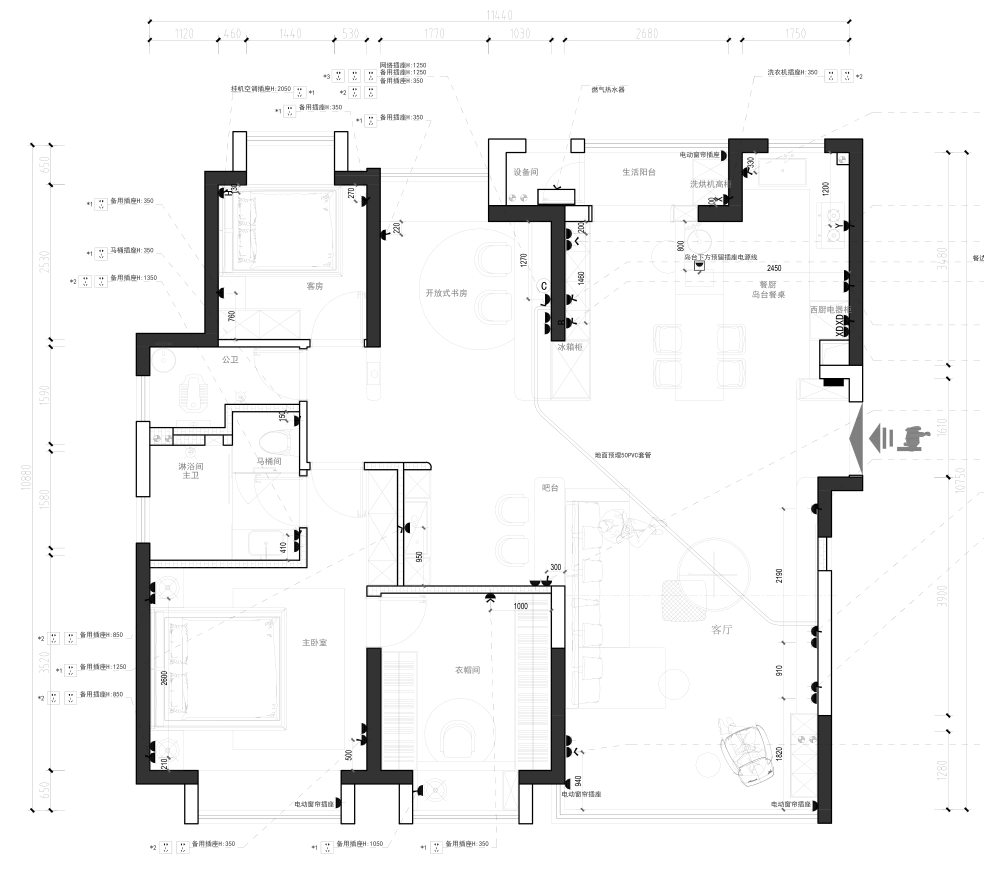
#> input picture 开关图.png, 1967 x 1759 px (shown at 1/2 size)
$ python -i count_lights_from_plan.py   (imports and definitions only)
#> lines starting #> are read from the running program, lines starting #| are printed output that depends on the picture; after the words box and inside, x2 and y2 are one past the last pixel; in counts of white or black regions, pixels touching at a corner belong together
import argparse
import base64
import csv
import datetime as _dt
import math
import uuid
from dataclasses import dataclass
from pathlib import Path

import cv2
import numpy as np


@dataclass
class Rect:
    x: int
    y: int
    w: int
    h: int

    def clip(self, width: int, height: int) -> "Rect":
        x = max(0, min(self.x, width - 1))
        y = max(0, min(self.y, height - 1))
        w = max(1, min(self.w, width - x))
        h = max(1, min(self.h, height - y))
        return Rect(x, y, w, h)


# [15 lines left out: functions imread_unicode, imwrite_unicode, not called in this run]


def to_gray(img: np.ndarray) -> np.ndarray:
    return cv2.cvtColor(img, cv2.COLOR_BGR2GRAY)


def auto_find_legend_rect(img: np.ndarray) -> Rect:
    """Heuristically find the legend table rectangle (bottom-left)"""
    h, w = img.shape[:2]

    # Focus on bottom-left area to avoid title blocks.
    roi = Rect(0, int(h * 0.62), int(w * 0.36), int(h * 0.38)).clip(w, h)
    crop = img[roi.y : roi.y + roi.h, roi.x : roi.x + roi.w]
    gray = to_gray(crop)

    # Binarize and find rectangular contours.
    _, bw = cv2.threshold(gray, 230, 255, cv2.THRESH_BINARY_INV)
    bw = cv2.morphologyEx(bw, cv2.MORPH_CLOSE, cv2.getStructuringElement(cv2.MORPH_RECT, (5, 5)), iterations=1)

    contours, _ = cv2.findContours(bw, cv2.RETR_EXTERNAL, cv2.CHAIN_APPROX_SIMPLE)

    best = None
    best_score = -1.0

    for cnt in contours:
        x, y, cw, ch = cv2.boundingRect(cnt)
        area = cw * ch
        if area < 8_000:
            continue
        aspect = cw / max(ch, 1)
        if aspect < 0.8 or aspect > 2.5:
            continue

        # Prefer larger rectangles near the very bottom-left.
        cx = x + cw / 2
        cy = y + ch / 2
        score = area * (1.0 + (1.0 - cx / roi.w)) * (1.0 + (cy / roi.h))

        if score > best_score:
            best_score = score
            best = Rect(roi.x + x, roi.y + y, cw, ch)

    if best is None:
        # Fallback: a fixed guess.
        return Rect(int(w * 0.03), int(h * 0.74), int(w * 0.28), int(h * 0.22)).clip(w, h)

    return best.clip(w, h)


# [329 lines left out: functions detect_legend_icons, extract_template, nms_points, match_template_all, build_drawio_markers, main, not called in this run]


# [2 lines not run here, left out]

>>> import cv2
>>> picture = cv2.imread('../开关图.png')
#> picture is the input picture: shape (1759, 1967, 3); min 0, max 255, mean 243.4
>>> result = auto_find_legend_rect(picture)
#> in auto_find_legend_rect, `crop = img[roi.y : roi.y + roi.h, roi.x : roi.x + roi.w]`:
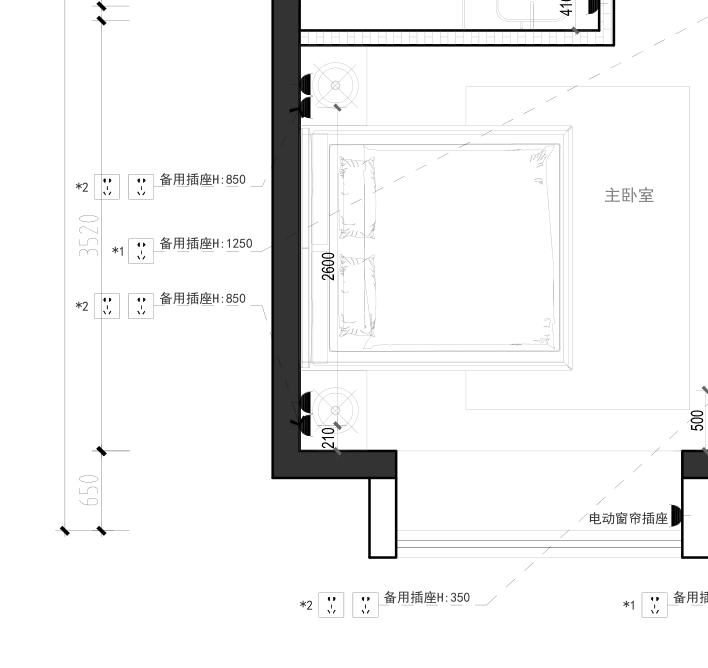
#> crop: shape (668, 708, 3); min 0, max 255, mean 242.6
#> in auto_find_legend_rect, `_, bw = cv2.threshold(gray, 230, 255, cv2.THRESH_BINARY_INV)`:
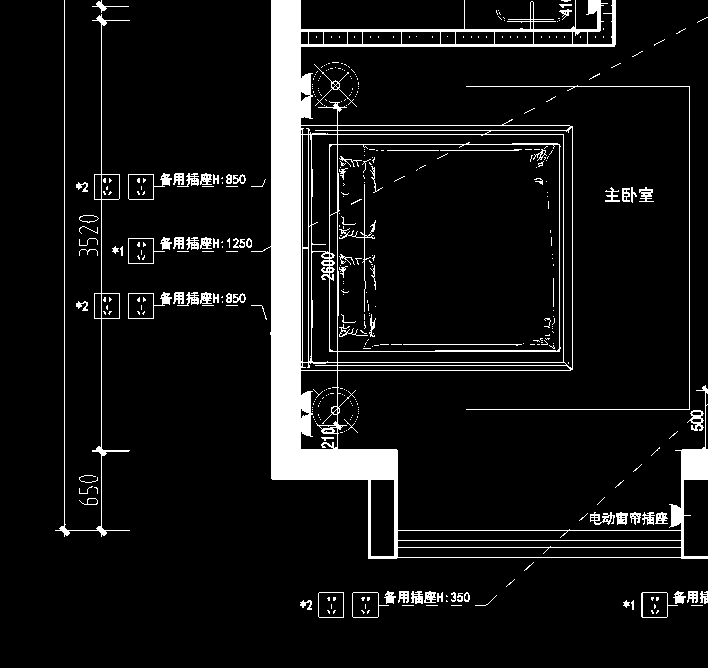
#> bw: shape (668, 708); 8.3% white; 396 white regions (306 under 20 px), largest, box (x1, y1, x2, y2) and area: (251, 0, 708, 559) 29107, (55, 0, 130, 537) 1602, (466, 85, 690, 410) 779
#> in auto_find_legend_rect, `bw = cv2.morphologyEx(bw, cv2.MORPH_CLOSE, cv2.getStructuringElement(c..`:
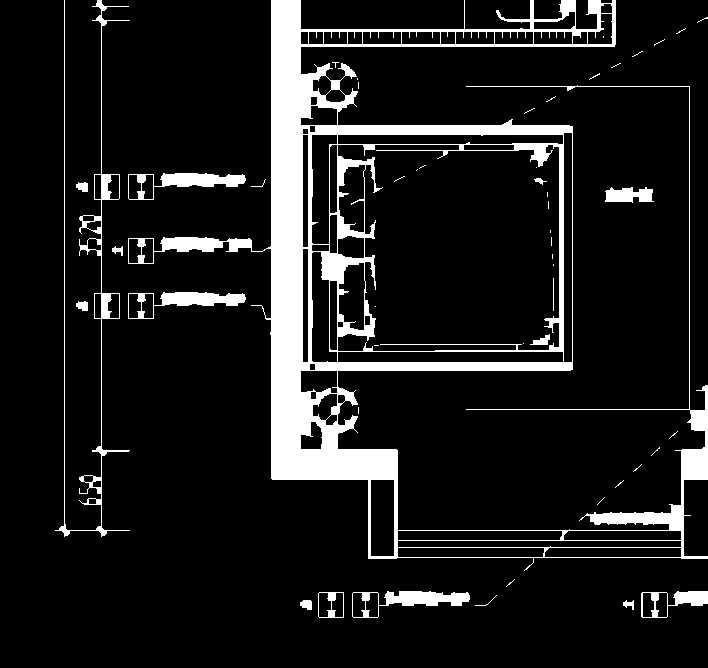
#> bw: shape (668, 708); 10.9% white; 50 white regions (33 under 20 px)
#> in auto_find_legend_rect, `contours, _ = cv2.findContours(bw, cv2.RETR_EXTERNAL, cv2.CHAIN_APPROX..`: contours = 33 contours, 20 with area under 20; largest, box (x1, y1, x2, y2) and area: (128, 0, 708, 571) 109930, (55, 0, 130, 537) 2356, (352, 591, 470, 618) 1540, (128, 292, 246, 319) 1504, (128, 173, 246, 200) 1504
#> the loop in auto_find_legend_rect, `for cnt in contours:` made 33 passes
#> (x, y, cw, ch, area, aspect, cx, cy) on pass 32: (128, 0, 580, 571, 331180, 1.02, 418, 285.5)
#> (x, y, cw, ch, area) on passes 1 to 6: (623, 600, 11, 10, 110), (300, 600, 12, 10, 120), (475, 595, 22, 11, 242), (318, 592, 26, 26, 676), (641, 591, 67, 27, 1809), (352, 591, 118, 27, 3186)
#> after the loop in auto_find_legend_rect, `for cnt in contours:`: best_score = 666354.9
